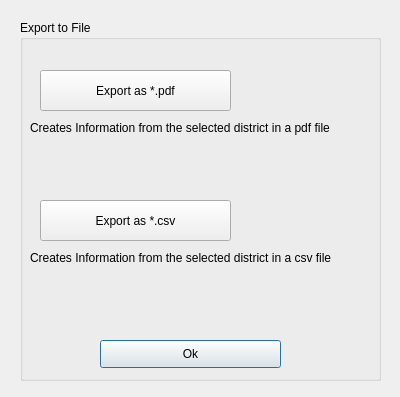
<?xml version="1.0" encoding="UTF-8"?>
<ui version="4.0">
 <class>ExportWindow</class>
 <widget class="QDialog" name="ExportWindow">
  <property name="geometry">
   <rect>
    <x>0</x>
    <y>0</y>
    <width>400</width>
    <height>397</height>
   </rect>
  </property>
  <property name="windowTitle">
   <string>Dialog</string>
  </property>
  <widget class="QGroupBox" name="ExportToFile">
   <property name="geometry">
    <rect>
     <x>20</x>
     <y>20</y>
     <width>361</width>
     <height>361</height>
    </rect>
   </property>
   <property name="title">
    <string>Export to File</string>
   </property>
   <widget class="QPushButton" name="okButtonExport">
    <property name="geometry">
     <rect>
      <x>80</x>
      <y>320</y>
      <width>181</width>
      <height>28</height>
     </rect>
    </property>
    <property name="text">
     <string>Ok</string>
    </property>
   </widget>
   <widget class="QPushButton" name="pdfExportButton">
    <property name="geometry">
     <rect>
      <x>20</x>
      <y>50</y>
      <width>191</width>
      <height>41</height>
     </rect>
    </property>
    <property name="text">
     <string>Export as *.pdf</string>
    </property>
   </widget>
   <widget class="QPushButton" name="csvExportButton">
    <property name="geometry">
     <rect>
      <x>20</x>
      <y>180</y>
      <width>191</width>
      <height>41</height>
     </rect>
    </property>
    <property name="text">
     <string>Export as *.csv</string>
    </property>
   </widget>
   <widget class="QLabel" name="pdfDescription">
    <property name="geometry">
     <rect>
      <x>10</x>
      <y>100</y>
      <width>341</width>
      <height>16</height>
     </rect>
    </property>
    <property name="text">
     <string>Creates Information from the selected district in a pdf file</string>
    </property>
   </widget>
   <widget class="QLabel" name="csvDescription">
    <property name="geometry">
     <rect>
      <x>10</x>
      <y>230</y>
      <width>341</width>
      <height>16</height>
     </rect>
    </property>
    <property name="text">
     <string>Creates Information from the selected district in a csv file</string>
    </property>
   </widget>
  </widget>
 </widget>
 <resources/>
 <connections/>
</ui>
